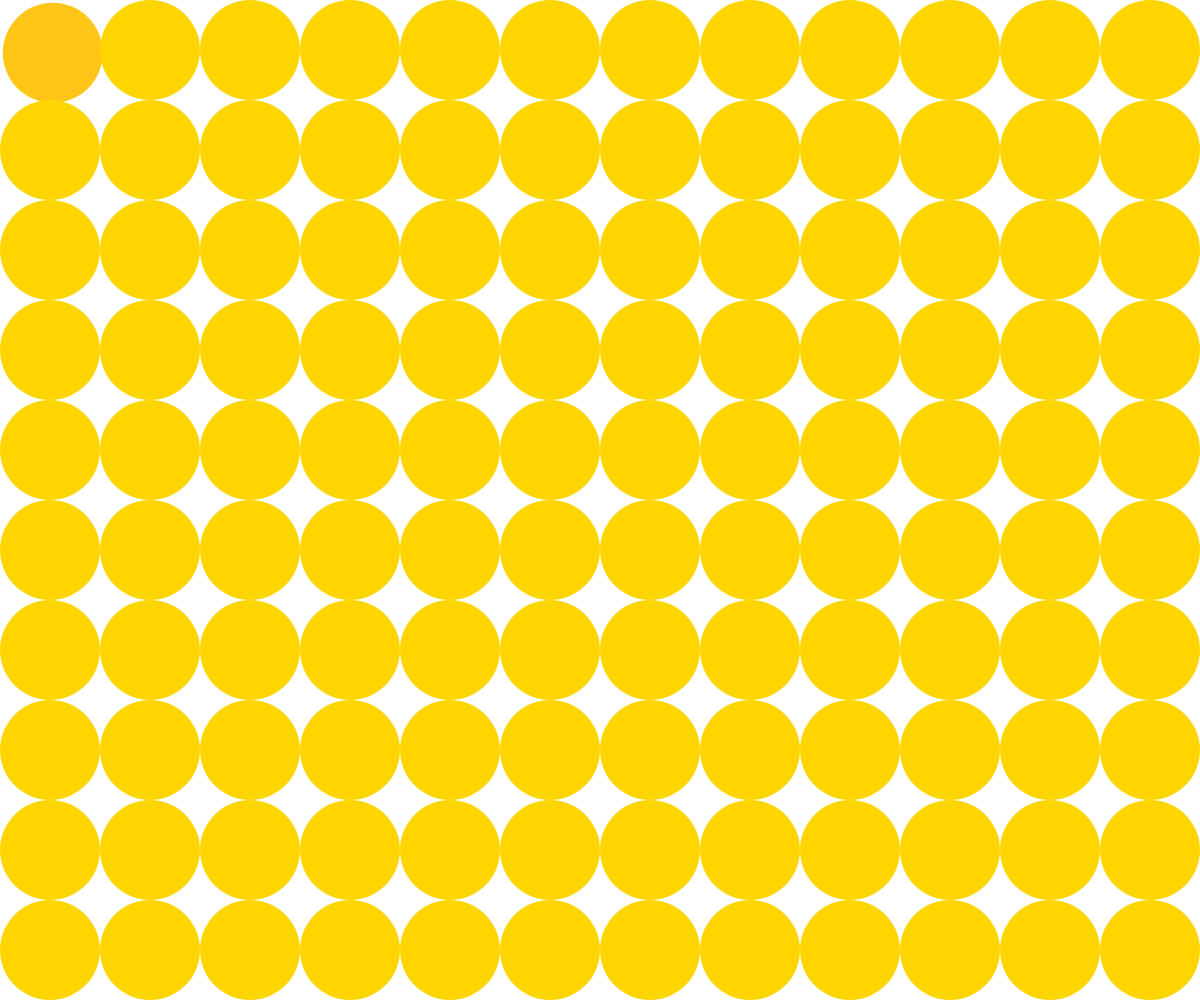
Frame 1 (no input)
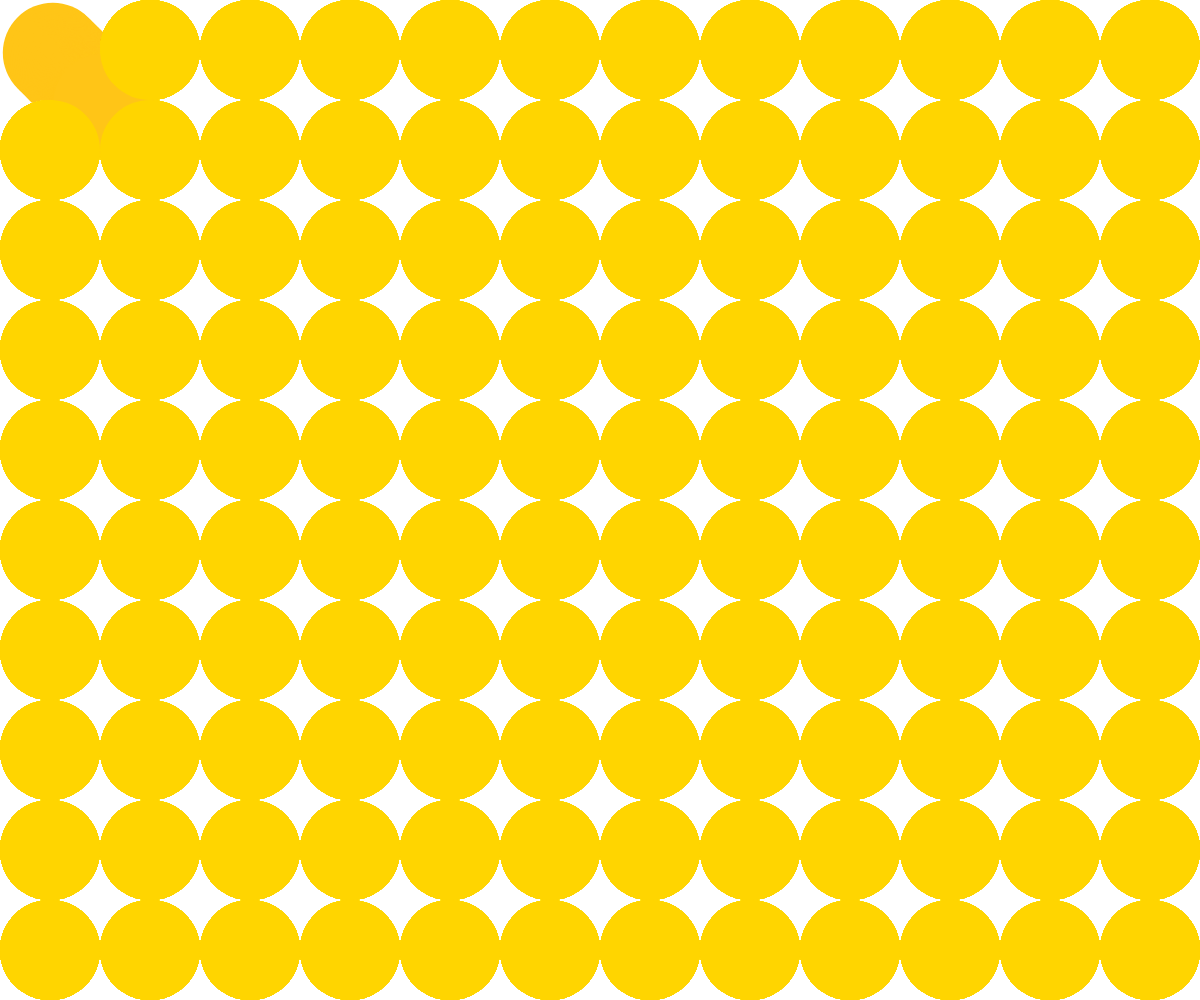
Frame 60 (no input)
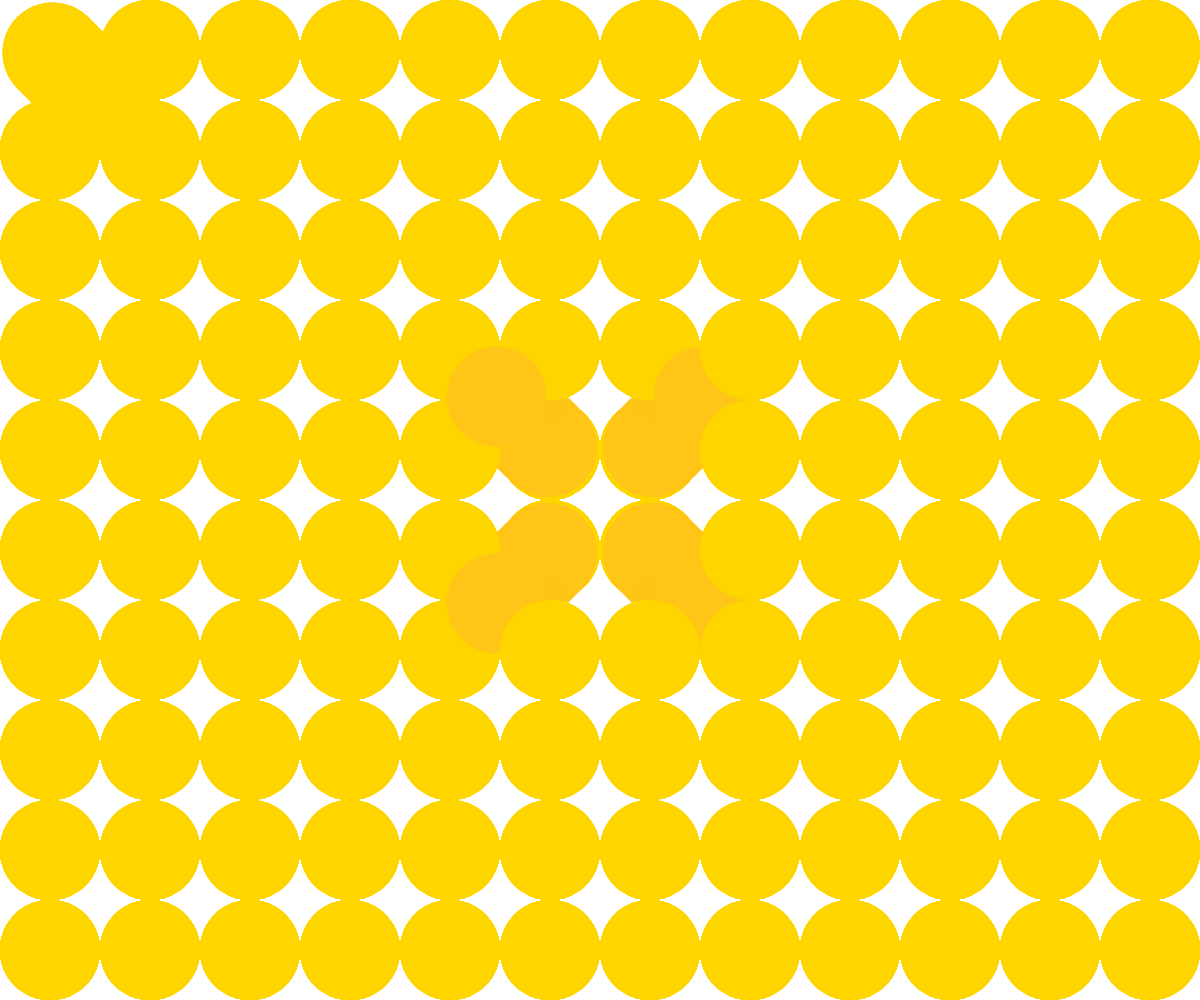
Frame 120 (the mouse pressed at the canvas centre since frame 60)

The p5.js sketch that drew these frames (run headless with seeded random() and noise() and a simulated clock; from frame 60 on, the mouse is pressed at the canvas centre):

// p5.js sketch
// ── sketch.js
let circleSize, halfSize;
let circles = [];
let repelDist;
let canvas; // global canvas variable 

function setup() {
  canvas = createCanvas(windowWidth, windowHeight);
  canvas.position(0, 0);
  canvas.style('z-index', '-1'); // -1 makes it BEHIND other elements
  canvas.style('position', 'fixed'); // Ensure the canvas stays fixed

  colorMode(HSB);

  circleSize = height * 0.1; // Adjusted size for a better grid
  halfSize = circleSize / 2;
  repelDist = circleSize * 1.5; // Distance for repulsion effect

  noStroke();

  // Initialize circles array with their positions
  for (let x = halfSize; x <= width; x += circleSize) {
    for (let y = halfSize; y <= height - halfSize; y += circleSize) {
      circles.push({ x: x, y: y, originalX: x, originalY: y });
    }
  }

  mouseX = -width / 2;
  mouseY = -height / 2;
}

function draw() {
  background(255, 0.08, 100, -50);

  let c = color(50, 150, 150,);
  let r = color(0, 10, 100);

  let fillR = lerpColor(c, r, 0.1);

  for (let i = 0; i < circles.length; i++) {
    let circle = circles[i];

    // Calculate the distance between the mouse and the circle
    let d = dist(mouseX, mouseY, circle.x, circle.y);

    // Apply repulsion force if within repelDist
    if (d < repelDist) {
      let angle = atan2(circle.y - mouseY, circle.x - mouseX);
      circle.x += cos(angle) * (repelDist - d) * 0.05;
      circle.y += sin(angle) * (repelDist - d) * 0.05;
      fill(fillR);
    } else {
      // Return to original position if not repelled
      circle.x = lerp(circle.x, circle.originalX, 0.05);
      circle.y = lerp(circle.y, circle.originalY, 0.05);
      fill(c);
    }

    // Draw the circle
    circleShape(circle.x, circle.y, circleSize);
  }
}

function circleShape(x, y, size) {
  circle(x, y, size);
}

function windowResized() {
  resizeCanvas(window.innerWidth, window.innerHeight);

    // Initialize circles array with their positions
    for (let x = halfSize; x <= width; x += circleSize) {
      for (let y = halfSize; y <= height - halfSize; y += circleSize + halfSize) {
        circles.push({ x: x, y: y, originalX: x, originalY: y });
      }
    }

    mouseX = -width / 2;
    mouseY = -height / 2;

}
// ── style.css
html, body {
  margin: 20;
  padding: 0;
  border: 20px solid rgb(209, 130, 33);

  font: bold 20px Arial, sans-serif;

}
canvas {
  display: block;
}

h1 {
  color: rgb(91, 91, 186);

}

a:hover {
  color: red;
}

img{ /* centers image */
  display: block; 
  margin-left: auto;
  margin-right: auto;
}

main {
  background-color : rgb(240, 240, 240, 0.4);
}
